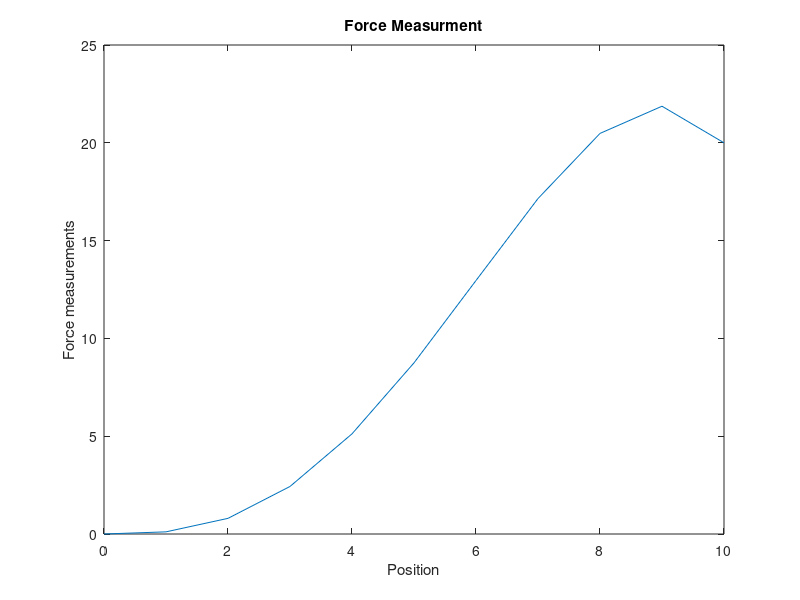
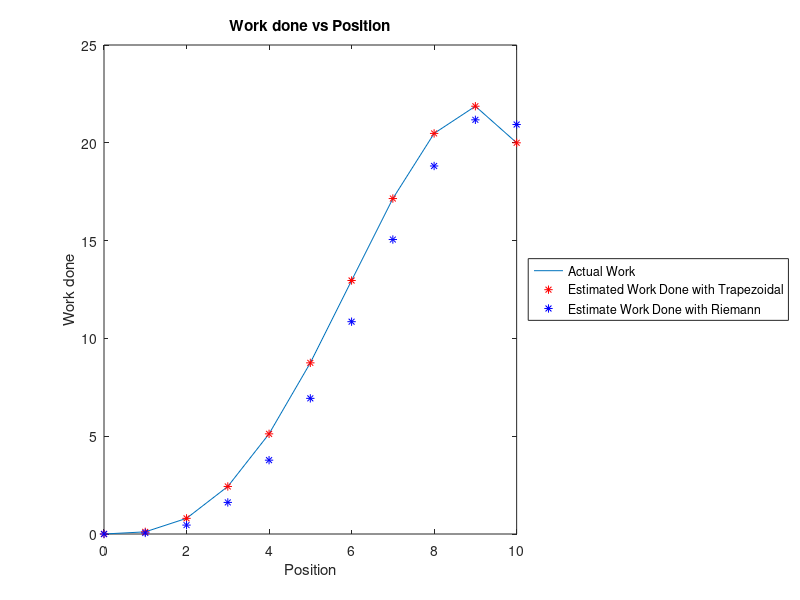

Reproduce these figures in MATLAB, in order.
%%%%%%%%%%%%%%%%%%%%%%%%%%%%%%%%%%%%%%%%%%%%%%%%%%%%%%%%%%%
%Jared Ross
%6/28/2017
%Models II
%%%%%%%%%%%%%%%%%%%%%%%%%%%%%%%%%%%%%%%%%%%%%%%%%%%%%%%%%%%
%Midterm
%Part 2
%Problem 3 - Numeric Integration 
%%%%%%%%%%%%%%%%%%%%%%%%%%%%%%%%%%%%%%%%%%%%%%%%%%%%%%%%%%%
%clean up 
clear all; 
clc; 
close all; 
%loading P3.mat 
load P3.mat
%plotting the force measurements verses position as data points 
plot(x,force)
title('Force Measurment')
xlabel('Position')
ylabel('Force measurements')
%calculating the right reimann sum 
deltax = x(1)-x(2);
Sum1 = 0;
for k = 2:length(x)
    areaRi(k) = deltax*(force(k));
    Sum1 = Sum1 + areaRi(k);
end
%calculating the trapezoidal sum 
Sum2 = 0;
for k = 2:length(x)
    areatrap(k) = ((force(k)+force(k-1)) / 2)*deltax;
    Sum2 = Sum2 + areatrap(k);
end
for k = 2:length(x)
   areatrap2(k) = areatrap(k) * -1 ;
end
for k = 2:length(x)
    areaRi2(k) = areaRi(k) * -1;
end
Sum2 = Sum2 * -1;
Sum1 = Sum1 * -1;
figure % creating a new figure 
plot(x,force,x,areaRi2,'r*',x,areatrap2,'b*') %plotting the data 
ylabel('Work done');
xlabel('Position');
title('Work done vs Position');
legend('Actual Work','Estimated Work Done with Trapezoidal','Estimate Work Done with Riemann','location','eastoutside')
fprintf('The estimated sum using Trapezoidal sum was: %0.3f \n',Sum1);
fprintf('The estimated sum using Riemann sum was: %0.3f \n',Sum2);